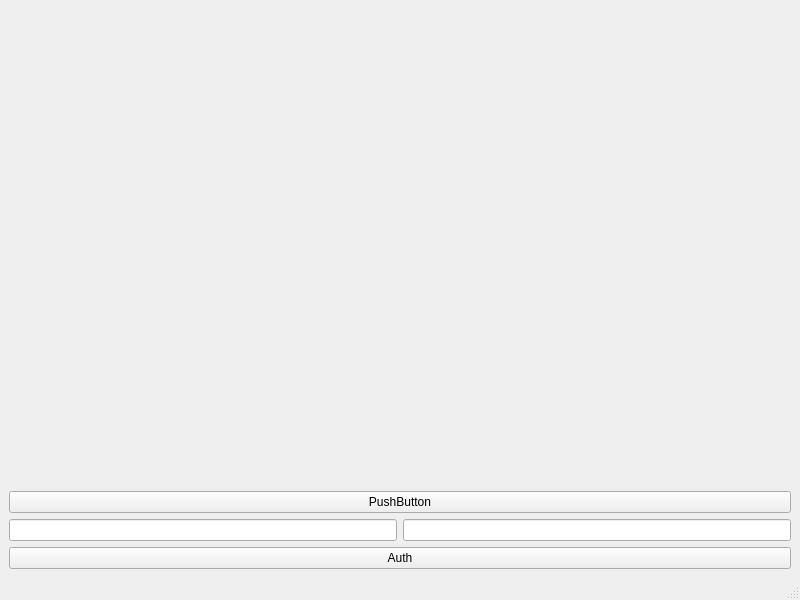
<?xml version="1.0" encoding="UTF-8"?>
<ui version="4.0">
 <class>MainWindow</class>
 <widget class="QMainWindow" name="MainWindow">
  <property name="geometry">
   <rect>
    <x>0</x>
    <y>0</y>
    <width>800</width>
    <height>600</height>
   </rect>
  </property>
  <property name="windowTitle">
   <string>MainWindow</string>
  </property>
  <widget class="QWidget" name="centralwidget">
   <layout class="QVBoxLayout" name="verticalLayout">
    <item>
     <widget class="QLabel" name="label">
      <property name="text">
       <string/>
      </property>
     </widget>
    </item>
    <item>
     <widget class="QPushButton" name="pushButton">
      <property name="text">
       <string>PushButton</string>
      </property>
     </widget>
    </item>
    <item>
     <layout class="QHBoxLayout" name="horizontalLayout">
      <item>
       <widget class="QLineEdit" name="loginBar"/>
      </item>
      <item>
       <widget class="QLineEdit" name="pswdBar"/>
      </item>
     </layout>
    </item>
    <item>
     <widget class="QPushButton" name="authButton">
      <property name="text">
       <string>Auth</string>
      </property>
     </widget>
    </item>
   </layout>
  </widget>
  <widget class="QMenuBar" name="menubar">
   <property name="geometry">
    <rect>
     <x>0</x>
     <y>0</y>
     <width>800</width>
     <height>26</height>
    </rect>
   </property>
  </widget>
  <widget class="QStatusBar" name="statusbar"/>
 </widget>
 <resources/>
 <connections/>
</ui>
